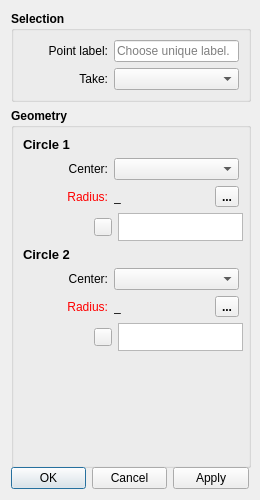
<?xml version="1.0" encoding="UTF-8"?>
<ui version="4.0">
 <class>IntersectCirclesDialog</class>
 <widget class="QDialog" name="IntersectCirclesDialog">
  <property name="geometry">
   <rect>
    <x>0</x>
    <y>0</y>
    <width>260</width>
    <height>500</height>
   </rect>
  </property>
  <property name="sizePolicy">
   <sizepolicy hsizetype="Expanding" vsizetype="Fixed">
    <horstretch>0</horstretch>
    <verstretch>0</verstretch>
   </sizepolicy>
  </property>
  <property name="minimumSize">
   <size>
    <width>260</width>
    <height>500</height>
   </size>
  </property>
  <property name="windowTitle">
   <string>Intersect Circles</string>
  </property>
  <property name="windowIcon">
   <iconset resource="../../../vmisc/share/resources/icon.qrc">
    <normaloff>:/icon/64x64/icon64x64.png</normaloff>:/icon/64x64/icon64x64.png</iconset>
  </property>
  <layout class="QVBoxLayout" name="verticalLayout_6">
   <item>
    <layout class="QVBoxLayout" name="verticalLayout_5">
     <item>
      <widget class="QGroupBox" name="groupBox">
       <property name="minimumSize">
        <size>
         <width>240</width>
         <height>0</height>
        </size>
       </property>
       <property name="font">
        <font>
         <pointsize>9</pointsize>
         <weight>75</weight>
         <bold>true</bold>
        </font>
       </property>
       <property name="title">
        <string>Selection</string>
       </property>
       <layout class="QVBoxLayout" name="verticalLayout_2">
        <item>
         <layout class="QHBoxLayout" name="horizontalLayout_3">
          <item>
           <widget class="QLabel" name="labelEditNamePoint">
            <property name="sizePolicy">
             <sizepolicy hsizetype="Fixed" vsizetype="Preferred">
              <horstretch>0</horstretch>
              <verstretch>0</verstretch>
             </sizepolicy>
            </property>
            <property name="minimumSize">
             <size>
              <width>85</width>
              <height>0</height>
             </size>
            </property>
            <property name="font">
             <font>
              <pointsize>9</pointsize>
              <weight>50</weight>
              <bold>false</bold>
             </font>
            </property>
            <property name="text">
             <string>Point label:</string>
            </property>
            <property name="alignment">
             <set>Qt::AlignRight|Qt::AlignTrailing|Qt::AlignVCenter</set>
            </property>
           </widget>
          </item>
          <item>
           <widget class="QLineEdit" name="lineEditNamePoint">
            <property name="sizePolicy">
             <sizepolicy hsizetype="Expanding" vsizetype="Preferred">
              <horstretch>0</horstretch>
              <verstretch>0</verstretch>
             </sizepolicy>
            </property>
            <property name="minimumSize">
             <size>
              <width>125</width>
              <height>0</height>
             </size>
            </property>
            <property name="font">
             <font>
              <pointsize>9</pointsize>
              <weight>50</weight>
              <bold>false</bold>
             </font>
            </property>
            <property name="toolTip">
             <string>Unique label</string>
            </property>
            <property name="placeholderText">
             <string>Choose unique label.</string>
            </property>
           </widget>
          </item>
         </layout>
        </item>
        <item>
         <layout class="QHBoxLayout" name="horizontalLayout_8">
          <item>
           <widget class="QLabel" name="label">
            <property name="minimumSize">
             <size>
              <width>85</width>
              <height>0</height>
             </size>
            </property>
            <property name="font">
             <font>
              <pointsize>9</pointsize>
              <weight>50</weight>
              <bold>false</bold>
             </font>
            </property>
            <property name="text">
             <string>Take:</string>
            </property>
            <property name="alignment">
             <set>Qt::AlignRight|Qt::AlignTrailing|Qt::AlignVCenter</set>
            </property>
           </widget>
          </item>
          <item>
           <widget class="QComboBox" name="comboBoxResult">
            <property name="sizePolicy">
             <sizepolicy hsizetype="Expanding" vsizetype="Preferred">
              <horstretch>0</horstretch>
              <verstretch>0</verstretch>
             </sizepolicy>
            </property>
            <property name="minimumSize">
             <size>
              <width>125</width>
              <height>0</height>
             </size>
            </property>
            <property name="font">
             <font>
              <pointsize>9</pointsize>
              <weight>50</weight>
              <bold>false</bold>
             </font>
            </property>
           </widget>
          </item>
         </layout>
        </item>
       </layout>
      </widget>
     </item>
     <item>
      <widget class="QGroupBox" name="groupBox_2">
       <property name="minimumSize">
        <size>
         <width>240</width>
         <height>360</height>
        </size>
       </property>
       <property name="font">
        <font>
         <pointsize>9</pointsize>
         <weight>75</weight>
         <bold>true</bold>
        </font>
       </property>
       <property name="title">
        <string>Geometry</string>
       </property>
       <layout class="QVBoxLayout" name="verticalLayout">
        <item>
         <layout class="QVBoxLayout" name="verticalLayout_3">
          <item>
           <widget class="QLabel" name="label_4">
            <property name="font">
             <font>
              <pointsize>10</pointsize>
              <weight>75</weight>
              <bold>true</bold>
             </font>
            </property>
            <property name="text">
             <string>Circle 1</string>
            </property>
           </widget>
          </item>
          <item>
           <layout class="QHBoxLayout" name="horizontalLayout_4">
            <item>
             <widget class="QLabel" name="labelCircle1Center">
              <property name="sizePolicy">
               <sizepolicy hsizetype="Fixed" vsizetype="Preferred">
                <horstretch>0</horstretch>
                <verstretch>0</verstretch>
               </sizepolicy>
              </property>
              <property name="minimumSize">
               <size>
                <width>85</width>
                <height>0</height>
               </size>
              </property>
              <property name="font">
               <font>
                <pointsize>9</pointsize>
                <weight>50</weight>
                <bold>false</bold>
               </font>
              </property>
              <property name="text">
               <string>Center:</string>
              </property>
              <property name="alignment">
               <set>Qt::AlignRight|Qt::AlignTrailing|Qt::AlignVCenter</set>
              </property>
             </widget>
            </item>
            <item>
             <widget class="QComboBox" name="comboBoxCircle1Center">
              <property name="sizePolicy">
               <sizepolicy hsizetype="Expanding" vsizetype="Preferred">
                <horstretch>0</horstretch>
                <verstretch>0</verstretch>
               </sizepolicy>
              </property>
              <property name="minimumSize">
               <size>
                <width>125</width>
                <height>0</height>
               </size>
              </property>
              <property name="font">
               <font>
                <pointsize>9</pointsize>
                <weight>50</weight>
                <bold>false</bold>
               </font>
              </property>
             </widget>
            </item>
           </layout>
          </item>
          <item>
           <layout class="QHBoxLayout" name="horizontalLayout">
            <item alignment="Qt::AlignLeft">
             <widget class="QLabel" name="labelEditCircle1Radius">
              <property name="sizePolicy">
               <sizepolicy hsizetype="Fixed" vsizetype="Preferred">
                <horstretch>0</horstretch>
                <verstretch>0</verstretch>
               </sizepolicy>
              </property>
              <property name="minimumSize">
               <size>
                <width>85</width>
                <height>0</height>
               </size>
              </property>
              <property name="palette">
               <palette>
                <active>
                 <colorrole role="WindowText">
                  <brush brushstyle="SolidPattern">
                   <color alpha="255">
                    <red>255</red>
                    <green>0</green>
                    <blue>0</blue>
                   </color>
                  </brush>
                 </colorrole>
                </active>
                <inactive>
                 <colorrole role="WindowText">
                  <brush brushstyle="SolidPattern">
                   <color alpha="255">
                    <red>255</red>
                    <green>0</green>
                    <blue>0</blue>
                   </color>
                  </brush>
                 </colorrole>
                </inactive>
                <disabled>
                 <colorrole role="WindowText">
                  <brush brushstyle="SolidPattern">
                   <color alpha="255">
                    <red>159</red>
                    <green>158</green>
                    <blue>158</blue>
                   </color>
                  </brush>
                 </colorrole>
                </disabled>
               </palette>
              </property>
              <property name="font">
               <font>
                <pointsize>9</pointsize>
                <weight>50</weight>
                <bold>false</bold>
               </font>
              </property>
              <property name="text">
               <string>Radius:</string>
              </property>
              <property name="alignment">
               <set>Qt::AlignRight|Qt::AlignTrailing|Qt::AlignVCenter</set>
              </property>
             </widget>
            </item>
            <item>
             <widget class="QLabel" name="labelResultCircle1Radius">
              <property name="sizePolicy">
               <sizepolicy hsizetype="Fixed" vsizetype="Preferred">
                <horstretch>0</horstretch>
                <verstretch>0</verstretch>
               </sizepolicy>
              </property>
              <property name="minimumSize">
               <size>
                <width>100</width>
                <height>0</height>
               </size>
              </property>
              <property name="font">
               <font>
                <pointsize>9</pointsize>
                <weight>50</weight>
                <bold>false</bold>
               </font>
              </property>
              <property name="toolTip">
               <string>Value</string>
              </property>
              <property name="text">
               <string notr="true">_</string>
              </property>
             </widget>
            </item>
            <item>
             <spacer name="horizontalSpacer">
              <property name="orientation">
               <enum>Qt::Horizontal</enum>
              </property>
              <property name="sizeHint" stdset="0">
               <size>
                <width>40</width>
                <height>20</height>
               </size>
              </property>
             </spacer>
            </item>
            <item alignment="Qt::AlignRight">
             <widget class="QToolButton" name="toolButtonExprCircle1Radius">
              <property name="toolTip">
               <string>Formula wizard</string>
              </property>
              <property name="text">
               <string notr="true">...</string>
              </property>
              <property name="icon">
               <iconset resource="../../../vmisc/share/resources/icon.qrc">
                <normaloff>:/icon/24x24/fx.png</normaloff>:/icon/24x24/fx.png</iconset>
              </property>
              <property name="iconSize">
               <size>
                <width>24</width>
                <height>24</height>
               </size>
              </property>
             </widget>
            </item>
           </layout>
          </item>
          <item>
           <layout class="QHBoxLayout" name="horizontalLayout_6">
            <item>
             <widget class="QLabel" name="label_3">
              <property name="sizePolicy">
               <sizepolicy hsizetype="Fixed" vsizetype="Preferred">
                <horstretch>0</horstretch>
                <verstretch>0</verstretch>
               </sizepolicy>
              </property>
              <property name="minimumSize">
               <size>
                <width>65</width>
                <height>0</height>
               </size>
              </property>
              <property name="font">
               <font>
                <pointsize>9</pointsize>
                <weight>50</weight>
                <bold>false</bold>
               </font>
              </property>
              <property name="text">
               <string/>
              </property>
             </widget>
            </item>
            <item>
             <widget class="QPushButton" name="pushButtonGrowCircle1Radius">
              <property name="maximumSize">
               <size>
                <width>18</width>
                <height>18</height>
               </size>
              </property>
              <property name="sizeIncrement">
               <size>
                <width>0</width>
                <height>0</height>
               </size>
              </property>
              <property name="toolTip">
               <string>&lt;html&gt;&lt;head/&gt;&lt;body&gt;&lt;p&gt;Show full calculation in message box&lt;/p&gt;&lt;/body&gt;&lt;/html&gt;</string>
              </property>
              <property name="text">
               <string notr="true"/>
              </property>
              <property name="icon">
               <iconset resource="../../../vmisc/share/resources/theme.qrc">
                <normaloff>:/icons/win.icon.theme/24x24/actions/go-down.png</normaloff>:/icons/win.icon.theme/24x24/actions/go-down.png</iconset>
              </property>
              <property name="iconSize">
               <size>
                <width>16</width>
                <height>16</height>
               </size>
              </property>
              <property name="flat">
               <bool>false</bool>
              </property>
             </widget>
            </item>
            <item>
             <widget class="QPlainTextEdit" name="plainTextEditCircle1Radius">
              <property name="sizePolicy">
               <sizepolicy hsizetype="Expanding" vsizetype="Preferred">
                <horstretch>0</horstretch>
                <verstretch>0</verstretch>
               </sizepolicy>
              </property>
              <property name="minimumSize">
               <size>
                <width>125</width>
                <height>0</height>
               </size>
              </property>
              <property name="maximumSize">
               <size>
                <width>16777215</width>
                <height>28</height>
               </size>
              </property>
              <property name="font">
               <font>
                <pointsize>9</pointsize>
                <weight>50</weight>
                <bold>false</bold>
               </font>
              </property>
              <property name="toolTip">
               <string>Calculation</string>
              </property>
              <property name="tabChangesFocus">
               <bool>true</bool>
              </property>
             </widget>
            </item>
           </layout>
          </item>
         </layout>
        </item>
        <item>
         <layout class="QVBoxLayout" name="verticalLayout_4">
          <item>
           <widget class="QLabel" name="label_2">
            <property name="font">
             <font>
              <pointsize>10</pointsize>
              <weight>75</weight>
              <bold>true</bold>
             </font>
            </property>
            <property name="text">
             <string>Circle 2</string>
            </property>
           </widget>
          </item>
          <item>
           <layout class="QHBoxLayout" name="horizontalLayout_5">
            <item>
             <widget class="QLabel" name="labelCircle2Center">
              <property name="sizePolicy">
               <sizepolicy hsizetype="Fixed" vsizetype="Preferred">
                <horstretch>0</horstretch>
                <verstretch>0</verstretch>
               </sizepolicy>
              </property>
              <property name="minimumSize">
               <size>
                <width>85</width>
                <height>0</height>
               </size>
              </property>
              <property name="font">
               <font>
                <pointsize>9</pointsize>
                <weight>50</weight>
                <bold>false</bold>
               </font>
              </property>
              <property name="text">
               <string>Center:</string>
              </property>
              <property name="alignment">
               <set>Qt::AlignRight|Qt::AlignTrailing|Qt::AlignVCenter</set>
              </property>
             </widget>
            </item>
            <item>
             <widget class="QComboBox" name="comboBoxCircle2Center">
              <property name="sizePolicy">
               <sizepolicy hsizetype="Expanding" vsizetype="Preferred">
                <horstretch>0</horstretch>
                <verstretch>0</verstretch>
               </sizepolicy>
              </property>
              <property name="minimumSize">
               <size>
                <width>125</width>
                <height>0</height>
               </size>
              </property>
              <property name="font">
               <font>
                <pointsize>9</pointsize>
                <weight>50</weight>
                <bold>false</bold>
               </font>
              </property>
             </widget>
            </item>
           </layout>
          </item>
          <item>
           <layout class="QHBoxLayout" name="horizontalLayout_2">
            <item alignment="Qt::AlignLeft">
             <widget class="QLabel" name="labelEditCircle2Radius">
              <property name="sizePolicy">
               <sizepolicy hsizetype="Fixed" vsizetype="Preferred">
                <horstretch>0</horstretch>
                <verstretch>0</verstretch>
               </sizepolicy>
              </property>
              <property name="minimumSize">
               <size>
                <width>85</width>
                <height>0</height>
               </size>
              </property>
              <property name="palette">
               <palette>
                <active>
                 <colorrole role="WindowText">
                  <brush brushstyle="SolidPattern">
                   <color alpha="255">
                    <red>255</red>
                    <green>0</green>
                    <blue>0</blue>
                   </color>
                  </brush>
                 </colorrole>
                </active>
                <inactive>
                 <colorrole role="WindowText">
                  <brush brushstyle="SolidPattern">
                   <color alpha="255">
                    <red>255</red>
                    <green>0</green>
                    <blue>0</blue>
                   </color>
                  </brush>
                 </colorrole>
                </inactive>
                <disabled>
                 <colorrole role="WindowText">
                  <brush brushstyle="SolidPattern">
                   <color alpha="255">
                    <red>159</red>
                    <green>158</green>
                    <blue>158</blue>
                   </color>
                  </brush>
                 </colorrole>
                </disabled>
               </palette>
              </property>
              <property name="font">
               <font>
                <pointsize>9</pointsize>
                <weight>50</weight>
                <bold>false</bold>
               </font>
              </property>
              <property name="text">
               <string>Radius:</string>
              </property>
              <property name="alignment">
               <set>Qt::AlignRight|Qt::AlignTrailing|Qt::AlignVCenter</set>
              </property>
             </widget>
            </item>
            <item>
             <widget class="QLabel" name="labelResultCircle2Radius">
              <property name="sizePolicy">
               <sizepolicy hsizetype="Fixed" vsizetype="Preferred">
                <horstretch>0</horstretch>
                <verstretch>0</verstretch>
               </sizepolicy>
              </property>
              <property name="minimumSize">
               <size>
                <width>100</width>
                <height>0</height>
               </size>
              </property>
              <property name="font">
               <font>
                <pointsize>9</pointsize>
                <weight>50</weight>
                <bold>false</bold>
               </font>
              </property>
              <property name="toolTip">
               <string>Value</string>
              </property>
              <property name="text">
               <string notr="true">_</string>
              </property>
             </widget>
            </item>
            <item>
             <spacer name="horizontalSpacer_2">
              <property name="orientation">
               <enum>Qt::Horizontal</enum>
              </property>
              <property name="sizeHint" stdset="0">
               <size>
                <width>40</width>
                <height>20</height>
               </size>
              </property>
             </spacer>
            </item>
            <item alignment="Qt::AlignRight">
             <widget class="QToolButton" name="toolButtonExprCircle2Radius">
              <property name="toolTip">
               <string>Formula wizard</string>
              </property>
              <property name="text">
               <string notr="true">...</string>
              </property>
              <property name="icon">
               <iconset resource="../../../vmisc/share/resources/icon.qrc">
                <normaloff>:/icon/24x24/fx.png</normaloff>:/icon/24x24/fx.png</iconset>
              </property>
              <property name="iconSize">
               <size>
                <width>24</width>
                <height>24</height>
               </size>
              </property>
             </widget>
            </item>
           </layout>
          </item>
          <item>
           <layout class="QHBoxLayout" name="horizontalLayout_7">
            <item>
             <widget class="QLabel" name="label_5">
              <property name="sizePolicy">
               <sizepolicy hsizetype="Fixed" vsizetype="Preferred">
                <horstretch>0</horstretch>
                <verstretch>0</verstretch>
               </sizepolicy>
              </property>
              <property name="minimumSize">
               <size>
                <width>65</width>
                <height>0</height>
               </size>
              </property>
              <property name="font">
               <font>
                <pointsize>9</pointsize>
                <weight>50</weight>
                <bold>false</bold>
               </font>
              </property>
              <property name="text">
               <string/>
              </property>
             </widget>
            </item>
            <item>
             <widget class="QPushButton" name="pushButtonGrowCircle2Radius">
              <property name="maximumSize">
               <size>
                <width>18</width>
                <height>18</height>
               </size>
              </property>
              <property name="sizeIncrement">
               <size>
                <width>0</width>
                <height>0</height>
               </size>
              </property>
              <property name="toolTip">
               <string>&lt;html&gt;&lt;head/&gt;&lt;body&gt;&lt;p&gt;Show full calculation in message box&lt;/p&gt;&lt;/body&gt;&lt;/html&gt;</string>
              </property>
              <property name="text">
               <string notr="true"/>
              </property>
              <property name="icon">
               <iconset resource="../../../vmisc/share/resources/theme.qrc">
                <normaloff>:/icons/win.icon.theme/24x24/actions/go-down.png</normaloff>:/icons/win.icon.theme/24x24/actions/go-down.png</iconset>
              </property>
              <property name="iconSize">
               <size>
                <width>16</width>
                <height>16</height>
               </size>
              </property>
              <property name="flat">
               <bool>false</bool>
              </property>
             </widget>
            </item>
            <item>
             <widget class="QPlainTextEdit" name="plainTextEditCircle2Radius">
              <property name="sizePolicy">
               <sizepolicy hsizetype="Expanding" vsizetype="Preferred">
                <horstretch>0</horstretch>
                <verstretch>0</verstretch>
               </sizepolicy>
              </property>
              <property name="minimumSize">
               <size>
                <width>125</width>
                <height>0</height>
               </size>
              </property>
              <property name="maximumSize">
               <size>
                <width>16777215</width>
                <height>28</height>
               </size>
              </property>
              <property name="font">
               <font>
                <pointsize>9</pointsize>
                <weight>50</weight>
                <bold>false</bold>
               </font>
              </property>
              <property name="toolTip">
               <string>Calculation</string>
              </property>
              <property name="tabChangesFocus">
               <bool>true</bool>
              </property>
             </widget>
            </item>
           </layout>
          </item>
         </layout>
        </item>
        <item>
         <spacer name="verticalSpacer">
          <property name="orientation">
           <enum>Qt::Vertical</enum>
          </property>
          <property name="sizeHint" stdset="0">
           <size>
            <width>20</width>
            <height>71</height>
           </size>
          </property>
         </spacer>
        </item>
       </layout>
      </widget>
     </item>
     <item>
      <spacer name="verticalSpacer_2">
       <property name="orientation">
        <enum>Qt::Vertical</enum>
       </property>
       <property name="sizeHint" stdset="0">
        <size>
         <width>20</width>
         <height>40</height>
        </size>
       </property>
      </spacer>
     </item>
    </layout>
   </item>
   <item>
    <widget class="QDialogButtonBox" name="buttonBox">
     <property name="orientation">
      <enum>Qt::Horizontal</enum>
     </property>
     <property name="standardButtons">
      <set>QDialogButtonBox::Apply|QDialogButtonBox::Cancel|QDialogButtonBox::Ok</set>
     </property>
    </widget>
   </item>
  </layout>
 </widget>
 <resources>
  <include location="../../../vmisc/share/resources/icon.qrc"/>
  <include location="../../../vmisc/share/resources/theme.qrc"/>
 </resources>
 <connections>
  <connection>
   <sender>buttonBox</sender>
   <signal>accepted()</signal>
   <receiver>IntersectCirclesDialog</receiver>
   <slot>accept()</slot>
   <hints>
    <hint type="sourcelabel">
     <x>248</x>
     <y>254</y>
    </hint>
    <hint type="destinationlabel">
     <x>157</x>
     <y>274</y>
    </hint>
   </hints>
  </connection>
  <connection>
   <sender>buttonBox</sender>
   <signal>rejected()</signal>
   <receiver>IntersectCirclesDialog</receiver>
   <slot>reject()</slot>
   <hints>
    <hint type="sourcelabel">
     <x>316</x>
     <y>260</y>
    </hint>
    <hint type="destinationlabel">
     <x>286</x>
     <y>274</y>
    </hint>
   </hints>
  </connection>
 </connections>
</ui>
